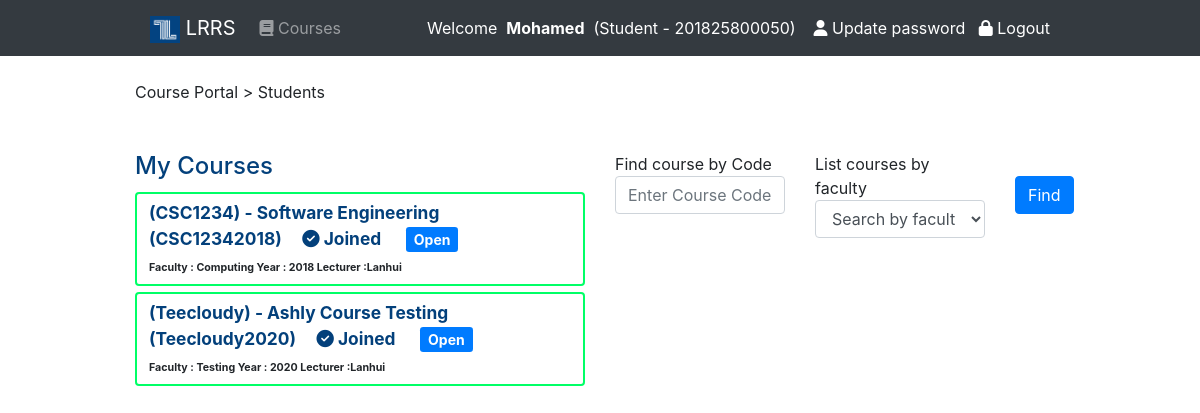
/Courses.php (signed in), run on the app's committed database.
### tables this page shows
CREATE TABLE `courses_table` (
  `Course_ID` int(11) NOT NULL,
  `Course_Name` varchar(50) NOT NULL,
  `Academic_Year` varchar(50) DEFAULT NULL,
  `Faculty` varchar(50) DEFAULT NULL,
  `Lecturer_User_ID` int(11) DEFAULT NULL,
  `TA_User_ID` int(11) DEFAULT NULL,
  `Course_Code` varchar(100) NOT NULL,
  `URL` varchar(100) NOT NULL,
  `Verify_New_Members` varchar(10) NOT NULL DEFAULT 'No'
);

CREATE TABLE `course_students_table` (
  `Course_ID` int(11) NOT NULL,
  `Student_ID` varchar(50) DEFAULT NULL,
  `ID` int(11) NOT NULL,
  `Status` varchar(100) NOT NULL
);

CREATE TABLE `users_table` (
  `User_ID` int(11) NOT NULL,
  `Email` varchar(50) DEFAULT NULL,
  `Password` varchar(250) DEFAULT NULL,
  `HashPassword` varchar(250) NOT NULL,
  `Full_Name` varchar(50) DEFAULT NULL,
  `UserType` varchar(50) DEFAULT NULL,
  `Student_ID` varchar(500) DEFAULT NULL,
  `Passport_Number` varchar(50) DEFAULT NULL,
  `Status` varchar(30) NOT NULL DEFAULT 'Active'
);

### Courses.php (the view, shortened to what this page needs)
<?php
include 'Header.php';
    ?>
<?php
if( $_SESSION['user_type']=="Student")
{
    ?>
        <div class="row" style="width:80%;margin:auto; text-align:left;">
    <div class="col-md-6">
    <br>  Course Portal > Students <br>
    <br><br>
    </div>
    <div class="col-md-6"></div>
    </div>
    <div class="row" style="width:80%;margin:auto; text-align:left;">
    <div class="col-md-6">
<?php
    $student_id= $_SESSION['user_student_id'];
    echo "<h4> My Courses </h4>";
    $result = mysqli_query($con,"SELECT users_table.Full_Name, course_students_table.Status, courses_table.Course_ID, `Course_Name`, `Academic_Year`, `Faculty`, `Lecturer_User_ID`, `TA_User_ID`, `Course_Code`, `URL`, `Verify_New_Members` FROM `courses_table`
INNER JOIN users_table
          ON users_table.User_ID=courses_table.Lecturer_User_ID
INNER JOIN course_students_table on course_students_table.Course_ID=courses_table.Course_ID
                  where course_students_table.Student_ID=$student_id");
    if(mysqli_num_rows($result)==0)
    {
        echo "<i class='fa fa-exclamation-circle'></i> You are not Enrolled in any Course";
    } else {
        while($row = mysqli_fetch_assoc($result)) {
			$name=$row['Course_Name'];
            $code=$row['Course_Code'];
            $faculty=$row['Faculty'];
            $lecturer=$row['Full_Name'];
            $academic=$row['Academic_Year'];
            $url=$row['URL'];
            $Status=$row['Status'];
            if($Status=="Joined")
            {
                echo "<a href='~\..\Course.php?url=$url'>   <div class='btn btn-default' style='word-wrap:break-word'>
  ($code) - $name <br>($url)       &nbsp;&nbsp;&nbsp; <i class='fa fa-check-circle'></i> $Status   &nbsp;&nbsp;&nbsp;&nbsp; <a href='~\..\Course.php?url=$url' class='btn-sm btn-primary'> Open</a>
   <br> <span style='font-size:8pt'>Faculty : $faculty  Year :   $academic  Lecturer  :$lecturer </span></div></a>
                        ";
            }
            else
            {
                echo "<div class='btn btn-default'>
  ($code) - $name  <i class='btn-sm btn-danger'> $Status</i>
   <br> <span style='font-size:8pt'>Faculty : $faculty  Year :   $academic  Lecturer  :$lecturer </span></div>
                        ";
            }
        }
    }
    echo "</div><div class='col-md-6'>
        <form method='get' action='Courses.php'>
            <div class='row'>
            <div class='col-md-10'>
            <div class='row'><div class='col-md-6'> Find course by Code
            <input  type='text' class='form-control' name='search' placeholder='Enter Course Code'>
            </div><div class='col-md-6'>
List courses by faculty
<select name='faculty' class='form-control'>";
        $result = mysqli_query($con,"SELECT   DISTINCT(Faculty) as Faculty FROM `courses_table`");
        if(mysqli_num_rows($result)==0)
        {} else { while($row = mysqli_fetch_assoc($result)) {
                $fname=$row['Faculty'];
                echo "<option value=''> Search by faculty </option> <option value='$fname'> $fname </option>";
            }}
        echo "</select></div></div>
</div>
                 <div class='col-md-1'> <br>
            <input type='submit' class='btn btn-primary' value='Find'>
            </div>
        </div>
        </form>
    </div></div>";
}
?>

### Header.php (style rules this page uses)
.btn-default { border: 2px solid #00ff66; width: 100%; text-align:left; margin:3px auto; font-weight:bold; font-size:13pt; }
h1,h2,h3,h4 { color:#03407B; }
a { color: #03407B; }

### Courses.php (style rules this page uses)
.form-control { padding-top: 1px; padding-bottom:1px; }

### data on the page
courses_table: Course_Code "CSC1234", Course_Name "Software Engineering", URL "CSC12342018", course_students_table.Status "Joined", Faculty "Computing", Academic_Year "2018", users_table.Full_Name "Lanhui"
courses_table: Course_Code "Teecloudy", Course_Name "Ashly Course Testing", URL "Teecloudy2020", course_students_table.Status "Joined", Faculty "Testing", Academic_Year "2020", users_table.Full_Name "Lanhui"

### other printed values
$_SESSION['user_fullname'] "Mohamed"
$_SESSION['user_type'] "Student"
$_SESSION['user_student_id'] "201825800050"
